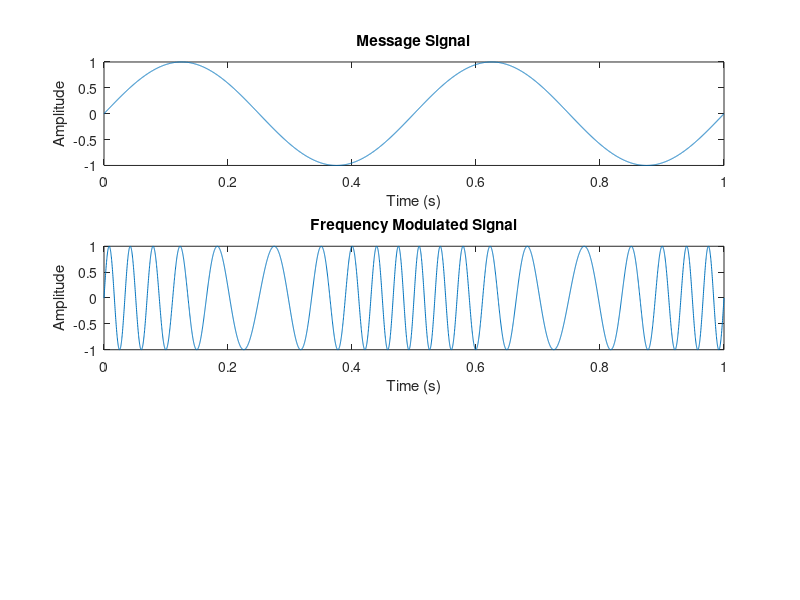

MATLAB code for this plot: (Note: this script raises an error after producing the figure.)



% Frequency Modulation (FM) Example

% Parameters
cf = 20; % Carrier frequency in Hertz
mf = 2; % Message signal frequency in Hertz
mi = 5; % Modulation index

% Time settings
duration = 1; % Duration of the signal in seconds
sf = 5000; % Sampling frequency in Hertz

% Generate time vector
t = linspace(0, duration, duration * sf);

% Generate message signal (sine wave)
m = sin(2 * pi * mf * t);

% Generate phase deviation proportional to the message signal
c = sin(2*pi*cf*t);

% Generate frequency-modulated signal
fm = sin(2*pi*cf*t + mi .* m);

% Plot the signals
figure;

subplot(3, 1, 1);
plot(t, m);
title('Message Signal');
xlabel('Time (s)');
ylabel('Amplitude');

subplot(3, 1, 2);
plot(t, fm);
title('Frequency Modulated Signal');
xlabel('Time (s)');
ylabel('Amplitude');

[b,a]=butter(5,mf*2/500,"high");
recovered_m=filtfilt(b,a,fm);
[d,c]=butter(5,mf*3/500,"low");
re_m=filtfilt(d,c,recovered_m);
% Plot the original message signal and the recovered message signal
othoba = demod(fm,cf,sf,"fm");
subplot(3, 1, 3);
plot(t, othoba);
title('Recovered Message Signal');
xlabel('Time (s)');
ylabel('Amplitude');

